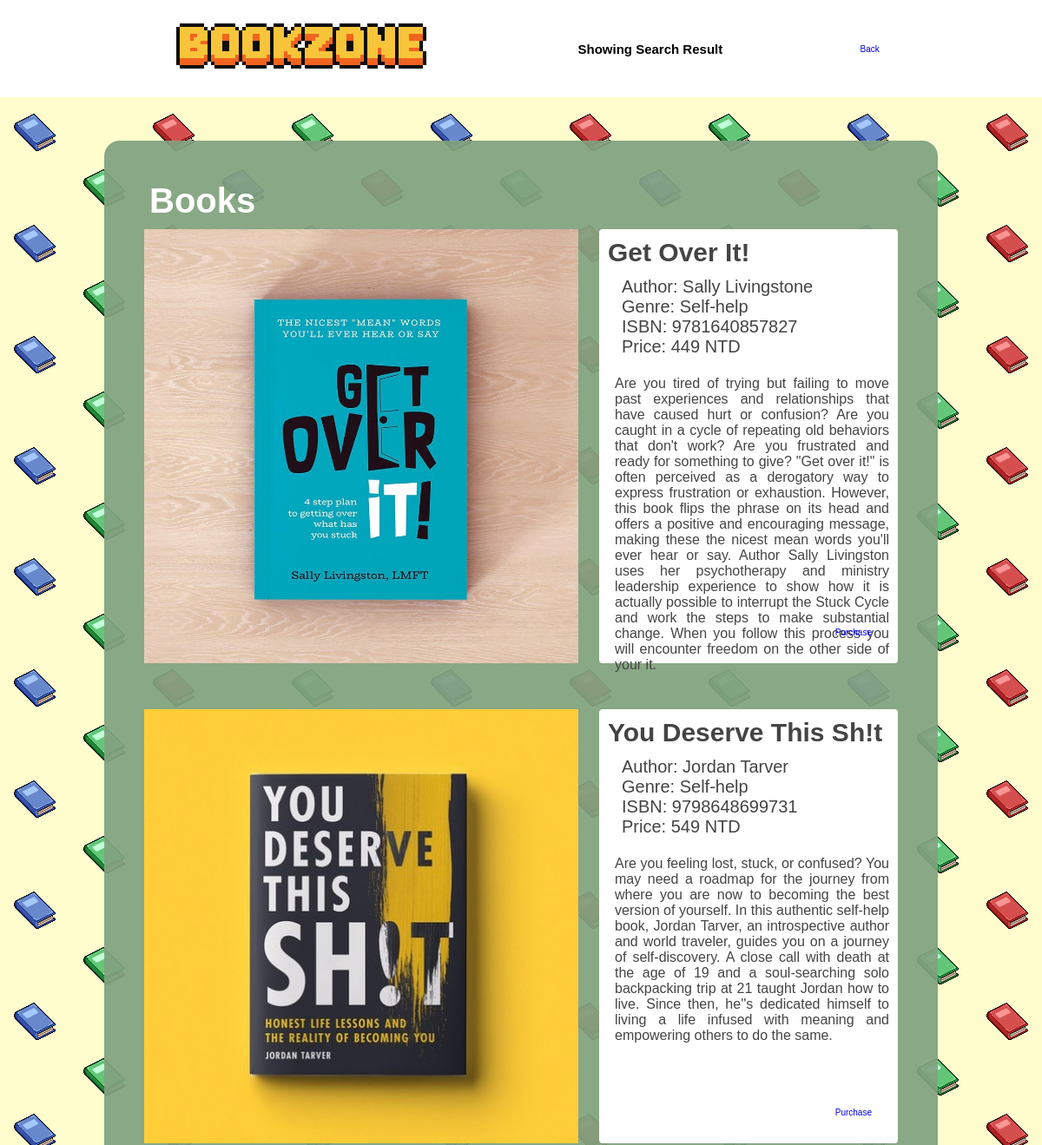
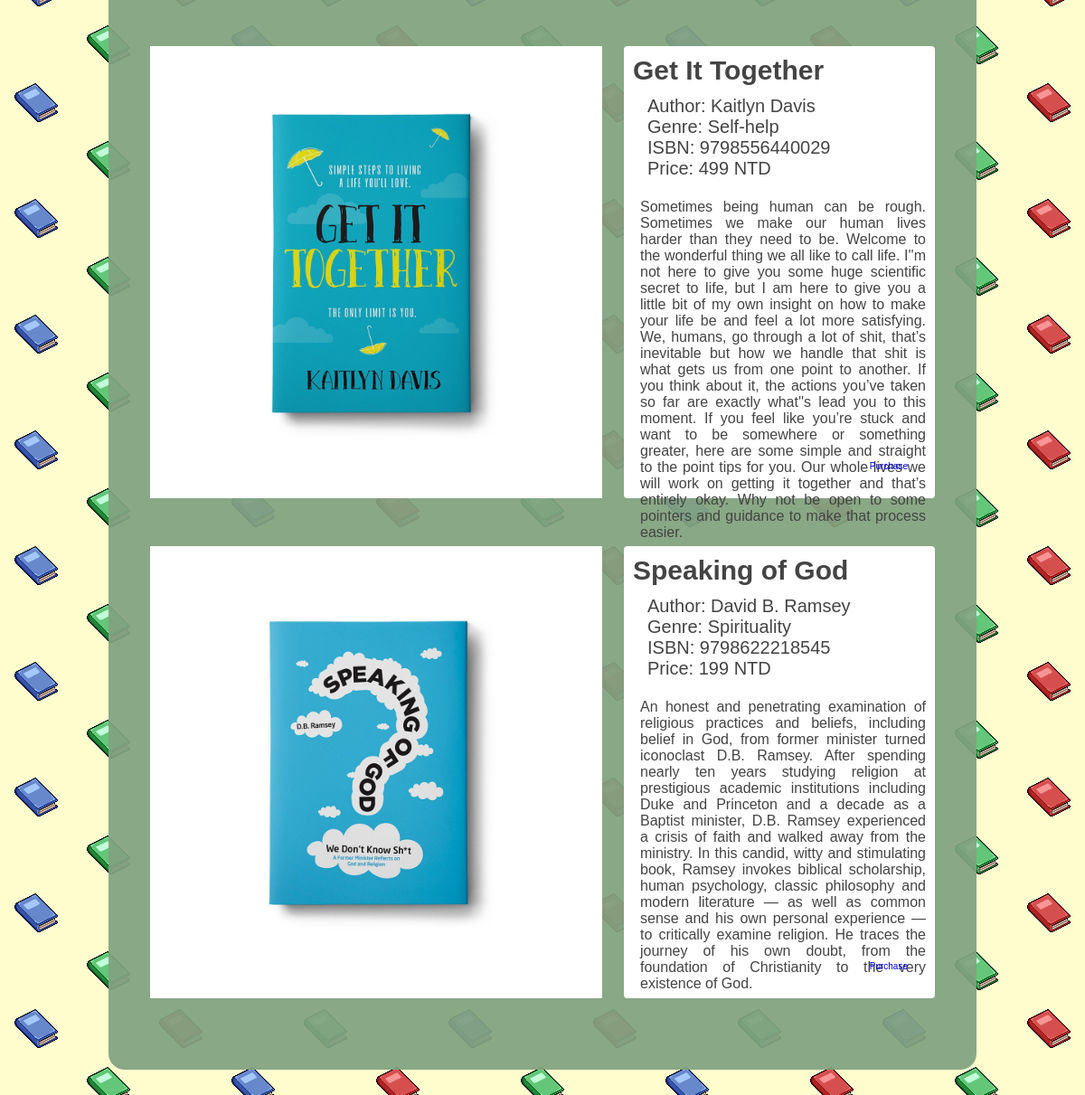
The page /searchResult.php on the database its author committed (2 pictures, top to bottom).
### tables this page shows
CREATE TABLE `booknew` (
  `ISBN` double NOT NULL,
  `title` varchar(25) NOT NULL,
  `author` varchar(25) NOT NULL,
  `cover` text NOT NULL,
  `price` int(10) NOT NULL,
  `genre` varchar(25) NOT NULL,
  `description` text NOT NULL
);

### searchResult.php (the view, shortened to what this page needs)
<?php
$con = mysqli_connect("localhost","root","","bookzone");
$title = $_GET['title'];
?>
<!DOCTYPE html>
<html lang="en">
  <head>
  </head>
  <body>
    <header class="header">
      <div class="header-1">
        <div class="logo">
          <img src="design/graphic/Sprite-Logo.png" />
        </div>
        <h2>Showing Search Result</h2>
        <a href="main.php">Back</a>
      </div>
    </header>
    <section class="books" id="Books">
      <br />
      <h1 class="heading">Books</h1>
      <div class="books-slider">
        <div class="wrapper">
          <?php
            $sql = "SELECT * FROM booknew WHERE title LIKE '%$title%'";
            $query = mysqli_query($con,$sql);
            $row = mysqli_num_rows($query);
            for ($i=0; $i < $row; $i++) {
            $result = mysqli_fetch_array($query);
            $ISBN = $result['ISBN'];
            $title = $result['title'];
            $author = $result['author'];
            $price = $result['price'];
            $genre = $result['genre'];
            $description = $result['description'];
            $cover = $result['cover'];
          ?>
          <div class="box">
            <img src="design/graphic/<?php echo $cover ?>" />
            <div class="content">
              <h3><?php echo $title ?></h3>
              <br />
              <div class="details">
                <span>Author: <?php echo $author ?></span><br />
                <span>Genre: <?php echo $genre ?></span><br />
                <span>ISBN: <?php echo $ISBN ?></span><br />
                <span>Price: <?php echo $price ?> NTD</span><br /><br /><br />
                <p><?php echo $description ?></p>
              </div>
              <a href="#" class="btn">Purchase</a>
            </div>
          </div>
          <br /><br /><br />
        <?php } ?>
        </div>
      </div>
    </section>
  </body>
</html>

### design/style.css (style rules this page uses)
:root { --main: #81a280; --dark-main: #566556; --translucent-main: #81a280ee; --black: #444; --grey: #666; --border: 0.1rem solid rgba(0, 0, 0, 0.1); --border-hover: 0.1rem solid var(--black); --box-shadow: 0 0.5rem 1rem rgba(0, 0, 0, 0.1); }
* { font-family: sans-serif; text-decoration: none; margin: 0; padding: 0; box-sizing: border-box; border: none; outline: none; transition: all 0.5s linear; transition: width none; }
html { font-size: 62.5%; overflow-x: hidden; scroll-padding-top: 5rem; scroll-behavior: smooth; }
.header .header-1 { width: 100%; background: #fff; padding: 1.5rem 9%; display: flex; align-items: center; justify-content: space-around; }
body { background-image: url(graphic/Sprite-BG.png); }
.books, .aboutus, .FAQ { background: var(--translucent-main); border-radius: 1.8rem; padding: 3.6rem; color: #fff; margin-top: 50px; margin-left: 10%; margin-right: 10%; margin-bottom: 100px; width: 80%; height: 80%; }
.books h1 { margin-left: 1.6rem; font-size: 40px; }
.books .box { padding: 1rem; height: auto; display: flex; align-items: left; }
.books .content { background: #fff; border-radius: 0.4rem; margin-left: 2.4rem; padding: 1rem; color: #444; height: 500px; width: 100%; position: relative; }
.books img { height: 500px; }
.books h3 { font-size: 30px; }
.books span { margin-left: 1.6rem; font-size: 20px; }
.books p { margin-left: 0.8rem; font-size: 16px; text-align: justify; }
.books .btn { right: 3rem; bottom: 3rem; position: absolute; }

### rows shown on the page
booknew: cover (picture), title "Get Over It!", author "Sally Livingstone", genre "Self-help", ISBN "9781640857827", price "449", description "Are you tired of trying but failing to move past experiences and relationships that have caused hurt or confusion? Are you caught in a cycle of repeating old behaviors that don't work? Are you frustrated and ready for something to give? \"Get over it!\" is often perceived as a derogatory way to express frustration or exhaustion. However, this book flips the phrase on its head and offers a positive and encouraging message, making these the nicest mean words you'll ever hear or say. Author Sally Livingston uses her psychotherapy and ministry leadership experience to show how it is actually possible to interrupt the Stuck Cycle and work the steps to make substantial change. When you follow this…"
booknew: cover (picture), title "You Deserve This Sh!t", author "Jordan Tarver", genre "Self-help", ISBN "9798648699731", price "549", description "Are you feeling lost, stuck, or confused? You may need a roadmap for the journey from where you are now to becoming the best version of yourself. In this authentic self-help book, Jordan Tarver, an introspective author and world traveler, guides you on a journey of self-discovery. A close call with death at the age of 19 and a soul-searching solo backpacking trip at 21 taught Jordan how to live. Since then, he''s dedicated himself to living a life infused with meaning and empowering others to do the same."
booknew: cover (picture), title "Get It Together", author "Kaitlyn Davis", genre "Self-help", ISBN "9798556440029", price "499", description "Sometimes being human can be rough. Sometimes we make our human lives harder than they need to be. Welcome to the wonderful thing we all like to call life. I''m not here to give you some huge scientific secret to life, but I am here to give you a little bit of my own insight on how to make your life be and feel a lot more satisfying. We, humans, go through a lot of shit, that’s inevitable but how we handle that shit is what gets us from one point to another. If you think about it, the actions you’ve taken so far are exactly what''s lead you to this moment. If you feel like you’re stuck and want to be somewhere or something greater, here are some simple and straight to the point tips for…"
booknew: cover (picture), title "Speaking of God", author "David B. Ramsey", genre "Spirituality", ISBN "9798622218545", price "199", description "An honest and penetrating examination of religious practices and beliefs, including belief in God, from former minister turned iconoclast D.B. Ramsey. After spending nearly ten years studying religion at prestigious academic institutions including Duke and Princeton and a decade as a Baptist minister, D.B. Ramsey experienced a crisis of faith and walked away from the ministry. In this candid, witty and stimulating book, Ramsey invokes biblical scholarship, human psychology, classic philosophy and modern literature — as well as common sense and his own personal experience — to critically examine religion. He traces the journey of his own doubt, from the foundation of Christianity to the very…"
